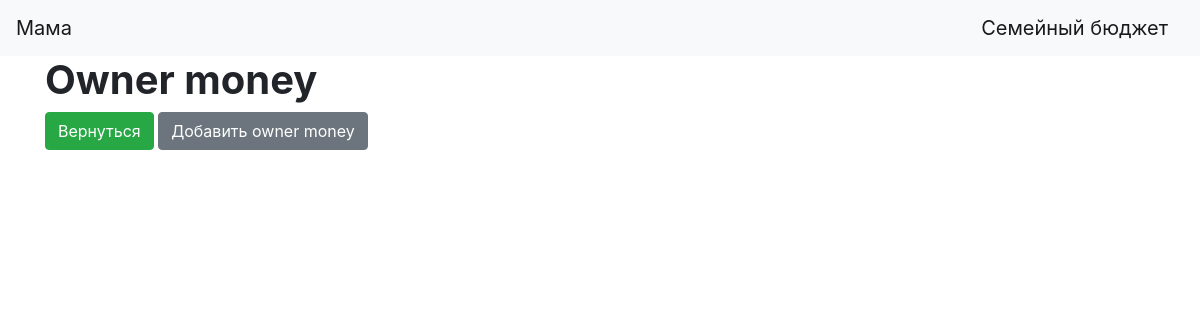
Page /owner_money_table (signed in) on the earlier database version.
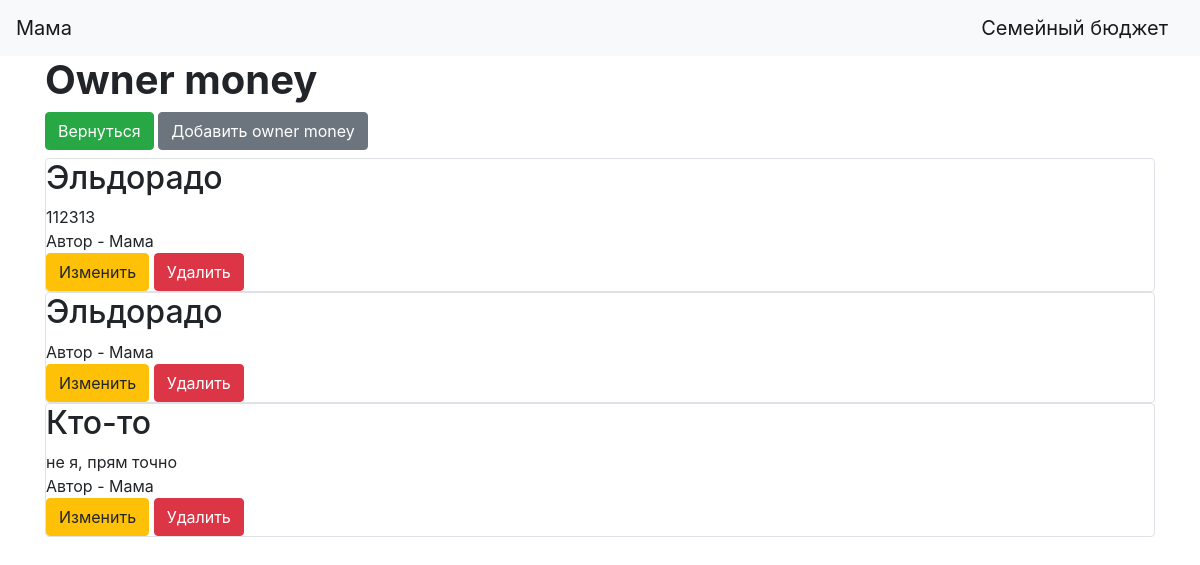
Same page on the later database version.
### data/owner_money_class.py (models this page shows)
class Owner_money(SqlAlchemyBase):
    __tablename__ = 'owner_money'
    id = sqlalchemy.Column(sqlalchemy.Integer,
                           primary_key=True, autoincrement=True)
    title = sqlalchemy.Column(sqlalchemy.String, nullable=True)
    content = sqlalchemy.Column(sqlalchemy.String, nullable=True)
    user_id = sqlalchemy.Column(sqlalchemy.Integer,
                                sqlalchemy.ForeignKey("users.id"))
    user = orm.relation('User')

### data/users.py (models this page shows, shortened)
class User(SqlAlchemyBase, UserMixin):
    __tablename__ = 'users'
    id = sqlalchemy.Column(sqlalchemy.Integer,
                           primary_key=True, autoincrement=True)
    name = sqlalchemy.Column(sqlalchemy.String, nullable=True)
    email = sqlalchemy.Column(sqlalchemy.String,
                              index=True, unique=True, nullable=True)
    hashed_password = sqlalchemy.Column(sqlalchemy.String, nullable=True)
    created_date = sqlalchemy.Column(sqlalchemy.DateTime,
                                     default=datetime.datetime.now)
    cards = orm.relation("Cards", back_populates='user')
    type_of_operation = orm.relation('Type_of_operation', back_populates='user')
    owner_money = orm.relation("Owner_money", back_populates='user')
    resource = orm.relation("Resource", back_populates='user')
    operations = orm.relation('Operations', back_populates='user')

### main.py (the view)
@app.route('/owner_money_table')
def get_owner_money_table():
    db_sess = db_session.create_session()
    owner_money = db_sess.query(Owner_money).filter(Owner_money.user_id == current_user.id)
    return render_template("owner_money_table.html", owner_money=owner_money)

### data/db_session.py (called while the page is built)
def create_session() -> Session:
    global __factory
    return __factory()

### main.py (called while the page is built)
@login_manager.user_loader
def load_user(user_id):
    db_sess = db_session.create_session()
    return db_sess.query(User).get(user_id)

### templates/owner_money_table.html (shortened to what this page needs)
{% extends "base.html" %}
{% block content %}
<h1><b>Owner money</b></h1>
<a href="/" class="btn btn-success">Вернуться</a>
<a href="owner_money" class="btn btn-secondary">Добавить owner money</a>
{% for item in owner_money[::-1]%}
<div class="col-md6 border rounded">
    <h2>{{item.title}}</h2>
    <div>
        {{item.content}}
    </div>
    <div>
        Автор - {{item.user.name}}
    </div>
        {% if current_user.is_authenticated and current_user == item.user %}
    <div>
        <a href="/owner_money/{{ item.id }}" class="btn btn-warning">
            Изменить
        </a>
        <a href="/owner_money_delete/{{ item.id }}" class="btn btn-danger">
            Удалить
        </a>
    </div>
{% endif %}
</div>
{% endfor %}
{% endblock %}

Differences in the rows shown:
added Owner_money: title "Эльдорадо", content "112313", user.name "Мама"
added Owner_money: title "Эльдорадо", user.name "Мама"
added Owner_money: title "Кто-то", content "не я, прям точно", user.name "Мама"
